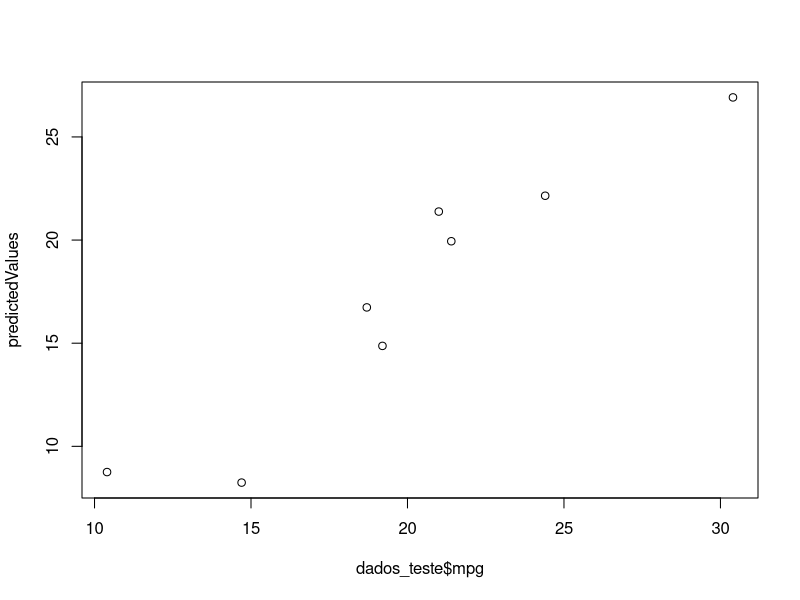
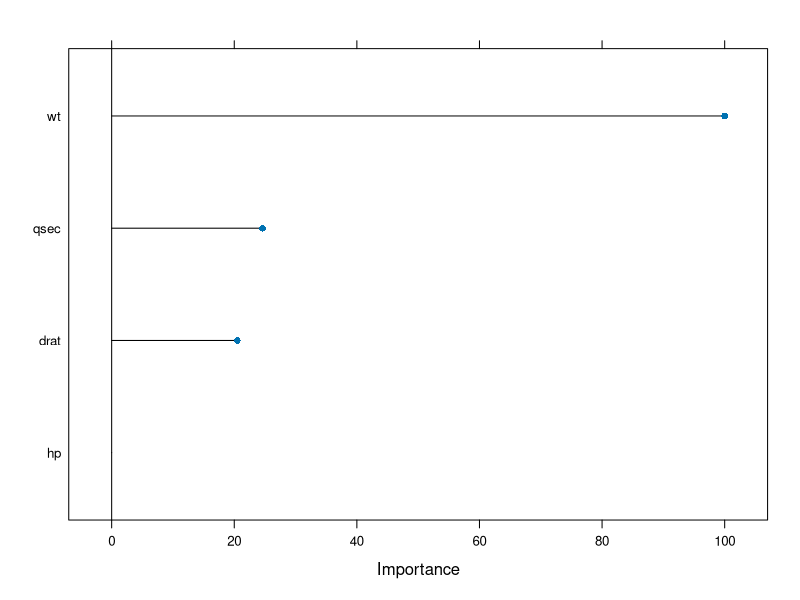

Reproduce these figures in R, in order.



# Usando o Pacote Caret Para Criar Modelos de Machine Learning em R




# *Doc ver Técnica de imputação, def valores missing

# Pcte possui:
# algoritmos de ML
# fçs para  otimizar o algoritmo
# fç para dividir os dados de treino e teste
# fç para avaliar os dados do modelo 
# fç estatistica para interpretar os resultados do modelo
# fç para determinar quais variaveis do dataset são as mais relevantes p treinar o modelo


#Def dir
setwd("C:/Users/paloma/Desktop/GitHub/RML/CaretPackage")
getwd()

# Instalando os pacotes
install.packages("caret") #n vem com R
install.packages("randomForest")

# Carregando os pacotes
library(caret)
library(randomForest)
library(datasets)


# Usando o dataset mtcars (vem com R)
View(mtcars)


# Funcao do Caret para divisao dos dados
?createDataPartition
split <- createDataPartition(y = mtcars$mpg, p = 0.7, list = FALSE)



# Criando dados de treino e de teste (com pacote caret)
dados_treino <- mtcars[split,]
dados_teste <- mtcars[-split,]


# Treinando o modelo
?train
names(getModelInfo()) # ver tudo que está dispovível no pcte caret




# ******************************************************************************
# Mostrando a importância das variáveis para a criação do modelo 
?varImp


modelol_v1 <- train(mpg ~ ., data = dados_treino, method = "lm")
varImp(modelol_v1)

#OBS: criamos e usamos todas as variaveis do modelo
# Algoritmo: lm 

# ******************************************************************************



# Agora apenas as 4 var mais imporatantes
# Regressão linear
modelol_v1 <- train(mpg ~ wt + hp + qsec + drat, data = dados_treino, method = "lm")




# Random forest
modelol_v2 <- train(mpg ~ wt + hp + qsec + drat, data = dados_treino, method = "rf")



# Resumo do modelo
summary(modelol_v1) # verifique o R-standart: 0.9191
summary(modelol_v2) # o summary desse modelo n apresenta o nível de precisão, é preciso calcular



# Ajustando o modelo (otimizando)
?expand.grid
?trainControl
controle1 <- trainControl(method = "cv", number = 10) 
#vc = cross validation (dividir os dados em varios pedaços [treino/teste])
#10 folders (10 combinações de dados de treino e teste , totalmente randomicos)
# é basicamente def um parametro p o modelo

modelol_v3 <- train(mpg ~ wt + hp + qsec + drat, 
                    data = dados_treino, 
                    method = "lm", 
                    trControl = controle1, 
                    metric = "Rsquared")


# Resumo do modelo
summary(modelol_v3) 
# basicamente a mesma metrica de V1 (0.9191), ou seja, esse parametro n modifica a performance do modeo p esse exemplo 

# Coletando os residuos (são os erros de previsão do modelo)
residuals <- resid(modelol_v3)
residuals

# Previsoes (pcte estatistica)
?predict
predictedValues <- predict(modelol_v1, dados_teste)
predictedValues
plot(dados_teste$mpg, predictedValues)

# Plot das variáveis mais relevantes no modelo
plot(varImp(modelol_v1))




# Fim 
